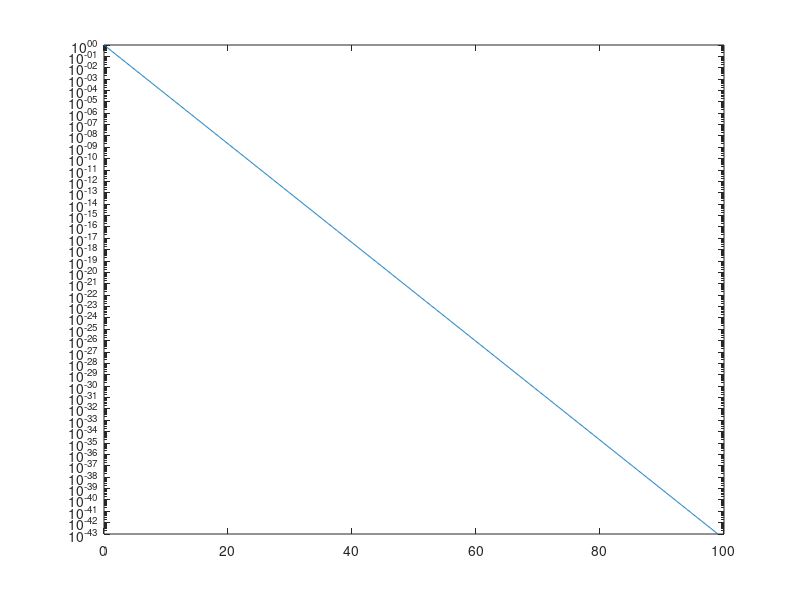
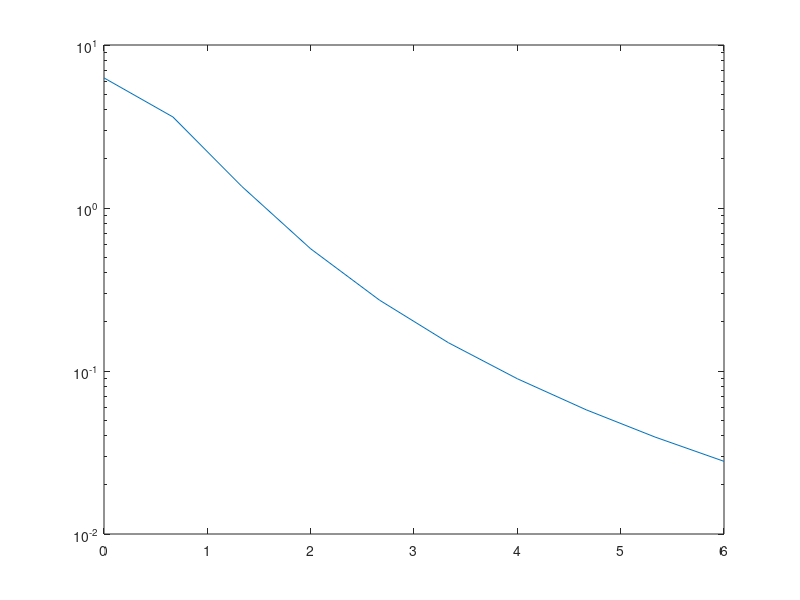

MATLAB code for these plots, in order: (Note: this script raises an error after producing the figures.)
clear all; close all; clc

M = 100;
dr = .1;

% r      Radial positions [m]          {0:numel(h)-1}
% k      Spatial frequencies [rad/m]   {pi/numel(h)*(0:numel(h)-1)}

r = [0:dr:M-1];

L = length(r);

k = r * 2*pi/M;

k = linspace(0,6,10);

a = 1;

y = exp(-a * r);

semilogy(r,y)

figure()

Y = 2 * pi * a./((k.^2 + a^2).^(3/2));

semilogy(k,Y)
hold all;

size(y)
size(r)
size(k)

Y2 = ht(y,r,k);

%%

% Y3 = spatial_transform2(k./(2*pi),y,r)

f = k./(2*pi);

Y3 = 2* pi * spatial_transform2(f,y,r);

%Y4 = abs(besselh(0,y));

semilogy(k,Y2,'--')

semilogy(k,Y3)

%semilogy(k,Y4)

legend('theory','online code', 'my code')

k